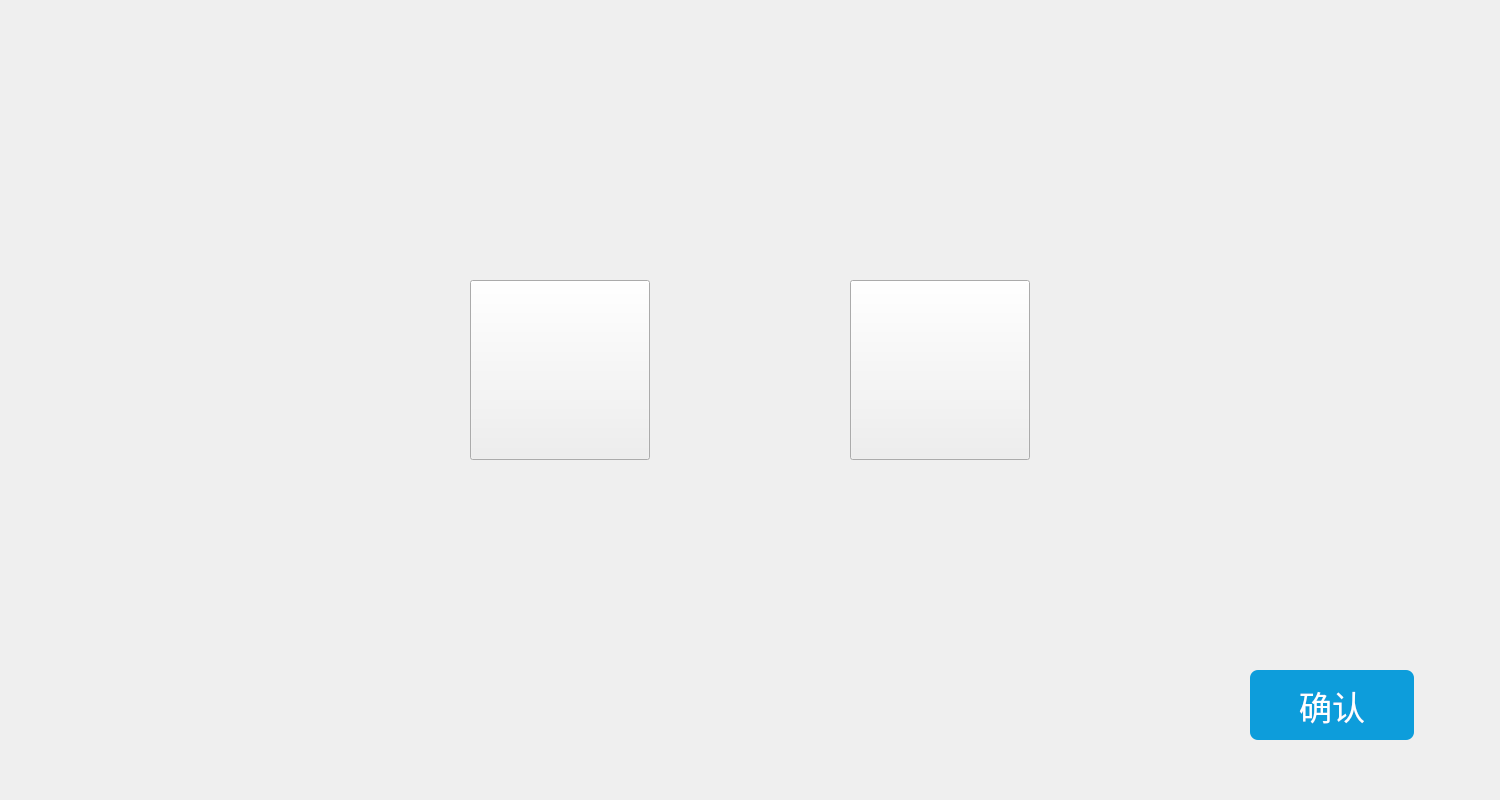
<?xml version="1.0" encoding="UTF-8"?>
<ui version="4.0">
 <class>UserHandSelect</class>
 <widget class="QWidget" name="UserHandSelect">
  <property name="geometry">
   <rect>
    <x>0</x>
    <y>0</y>
    <width>1500</width>
    <height>800</height>
   </rect>
  </property>
  <property name="windowTitle">
   <string>Form</string>
  </property>
  <widget class="QPushButton" name="hand1_Btn">
   <property name="geometry">
    <rect>
     <x>470</x>
     <y>280</y>
     <width>180</width>
     <height>180</height>
    </rect>
   </property>
   <property name="styleSheet">
    <string notr="true">QPushButton{border-image: url(:/new/prefix1/source/selectHand/addNormal.png);}
QPushButton:hover{border-image: url(:/new/prefix1/source/selectHand/addHover.png);}</string>
   </property>
   <property name="text">
    <string/>
   </property>
  </widget>
  <widget class="QPushButton" name="hand2_Btn">
   <property name="geometry">
    <rect>
     <x>850</x>
     <y>280</y>
     <width>180</width>
     <height>180</height>
    </rect>
   </property>
   <property name="styleSheet">
    <string notr="true">QPushButton{border-image: url(:/new/prefix1/source/selectHand/leftNormal.png);}
QPushButton:hover{border-image: url(:/new/prefix1/source/selectHand/leftHover.png);}</string>
   </property>
   <property name="text">
    <string/>
   </property>
  </widget>
  <widget class="QPushButton" name="confirm_Btn">
   <property name="geometry">
    <rect>
     <x>1250</x>
     <y>670</y>
     <width>164</width>
     <height>70</height>
    </rect>
   </property>
   <property name="font">
    <font>
     <family>黑体</family>
     <pointsize>25</pointsize>
    </font>
   </property>
   <property name="styleSheet">
    <string notr="true">background: #0D9DDB;
border-radius: 8px;
color:white;</string>
   </property>
   <property name="text">
    <string>确认</string>
   </property>
  </widget>
 </widget>
 <resources/>
 <connections/>
</ui>
